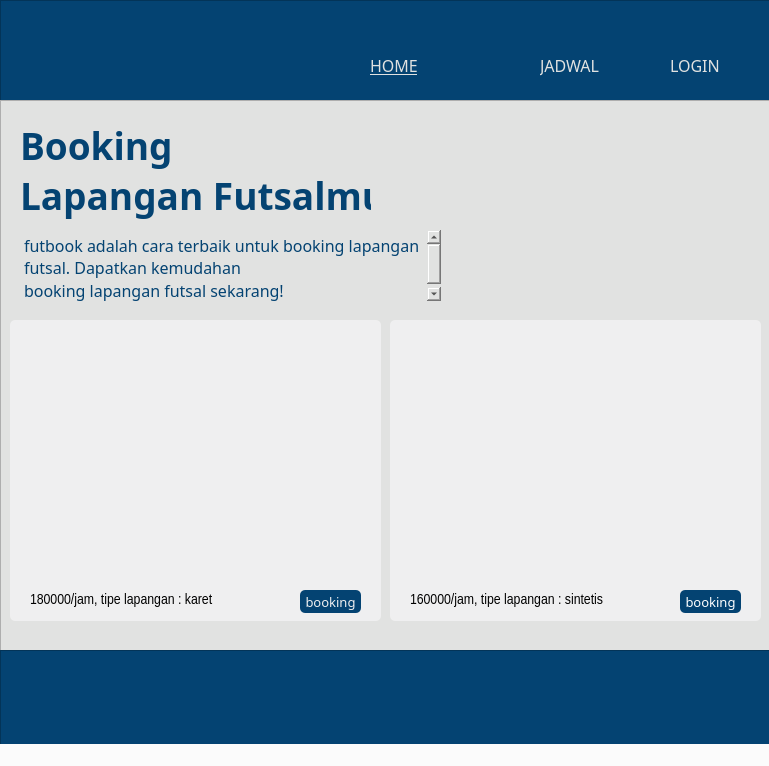
<?xml version="1.0" encoding="UTF-8"?>
<ui version="4.0">
 <class>footbook</class>
 <widget class="QMainWindow" name="footbook">
  <property name="geometry">
   <rect>
    <x>0</x>
    <y>0</y>
    <width>769</width>
    <height>766</height>
   </rect>
  </property>
  <property name="windowTitle">
   <string>home</string>
  </property>
  <property name="windowOpacity">
   <double>1.000000000000000</double>
  </property>
  <property name="layoutDirection">
   <enum>Qt::LeftToRight</enum>
  </property>
  <property name="autoFillBackground">
   <bool>false</bool>
  </property>
  <property name="styleSheet">
   <string notr="true">background-color: rgb(251, 251, 251);
</string>
  </property>
  <property name="dockNestingEnabled">
   <bool>false</bool>
  </property>
  <widget class="QWidget" name="centralwidget">
   <widget class="QFrame" name="frameheader">
    <property name="geometry">
     <rect>
      <x>0</x>
      <y>0</y>
      <width>791</width>
      <height>101</height>
     </rect>
    </property>
    <property name="styleSheet">
     <string notr="true">background-color: rgb(4, 67, 114);</string>
    </property>
    <property name="frameShape">
     <enum>QFrame::StyledPanel</enum>
    </property>
    <property name="frameShadow">
     <enum>QFrame::Raised</enum>
    </property>
    <widget class="QLabel" name="home">
     <property name="geometry">
      <rect>
       <x>370</x>
       <y>50</y>
       <width>51</width>
       <height>31</height>
      </rect>
     </property>
     <property name="font">
      <font>
       <family>Arial Rounded MT Bold</family>
       <pointsize>12</pointsize>
       <weight>50</weight>
       <bold>false</bold>
       <underline>true</underline>
      </font>
     </property>
     <property name="styleSheet">
      <string notr="true">color: rgb(225, 226, 225);</string>
     </property>
     <property name="text">
      <string>HOME</string>
     </property>
    </widget>
    <widget class="QLabel" name="futbooklogo">
     <property name="geometry">
      <rect>
       <x>40</x>
       <y>10</y>
       <width>71</width>
       <height>81</height>
      </rect>
     </property>
     <property name="font">
      <font>
       <pointsize>26</pointsize>
       <weight>75</weight>
       <bold>true</bold>
      </font>
     </property>
     <property name="styleSheet">
      <string notr="true">image: url(:/sorce/lg1.png);</string>
     </property>
     <property name="text">
      <string/>
     </property>
     <property name="pixmap">
      <pixmap resource="resource.qrc">:/sorce/lg1.png</pixmap>
     </property>
     <property name="scaledContents">
      <bool>true</bool>
     </property>
    </widget>
    <widget class="QLabel" name="jadwal">
     <property name="geometry">
      <rect>
       <x>540</x>
       <y>50</y>
       <width>71</width>
       <height>31</height>
      </rect>
     </property>
     <property name="font">
      <font>
       <family>Arial Rounded MT Bold</family>
       <pointsize>12</pointsize>
       <weight>50</weight>
       <bold>false</bold>
       <underline>false</underline>
      </font>
     </property>
     <property name="styleSheet">
      <string notr="true">color: rgb(225, 226, 225);</string>
     </property>
     <property name="text">
      <string>JADWAL</string>
     </property>
    </widget>
    <widget class="QLabel" name="login">
     <property name="geometry">
      <rect>
       <x>670</x>
       <y>50</y>
       <width>61</width>
       <height>31</height>
      </rect>
     </property>
     <property name="font">
      <font>
       <family>Arial Rounded MT Bold</family>
       <pointsize>12</pointsize>
       <weight>50</weight>
       <bold>false</bold>
       <underline>false</underline>
      </font>
     </property>
     <property name="styleSheet">
      <string notr="true">color: rgb(225, 226, 225);</string>
     </property>
     <property name="text">
      <string>LOGIN</string>
     </property>
    </widget>
    <widget class="QLabel" name="notif">
     <property name="geometry">
      <rect>
       <x>460</x>
       <y>60</y>
       <width>31</width>
       <height>21</height>
      </rect>
     </property>
     <property name="font">
      <font>
       <family>Arial Rounded MT Bold</family>
       <pointsize>12</pointsize>
       <weight>50</weight>
       <bold>false</bold>
       <underline>false</underline>
      </font>
     </property>
     <property name="styleSheet">
      <string notr="true">image: url(:/sorce/bell.png);</string>
     </property>
     <property name="text">
      <string/>
     </property>
    </widget>
   </widget>
   <widget class="QFrame" name="framebody">
    <property name="geometry">
     <rect>
      <x>0</x>
      <y>100</y>
      <width>791</width>
      <height>551</height>
     </rect>
    </property>
    <property name="styleSheet">
     <string notr="true">background-color: rgb(225, 226, 225);</string>
    </property>
    <property name="frameShape">
     <enum>QFrame::StyledPanel</enum>
    </property>
    <property name="frameShadow">
     <enum>QFrame::Raised</enum>
    </property>
    <widget class="QFrame" name="fcontent2">
     <property name="geometry">
      <rect>
       <x>390</x>
       <y>220</y>
       <width>371</width>
       <height>301</height>
      </rect>
     </property>
     <property name="styleSheet">
      <string notr="true">background-color: rgb(239, 239, 240);
border-radius:5px;</string>
     </property>
     <property name="frameShape">
      <enum>QFrame::StyledPanel</enum>
     </property>
     <property name="frameShadow">
      <enum>QFrame::Raised</enum>
     </property>
     <widget class="QLabel" name="pict2">
      <property name="geometry">
       <rect>
        <x>20</x>
        <y>30</y>
        <width>331</width>
        <height>231</height>
       </rect>
      </property>
      <property name="styleSheet">
       <string notr="true">background-image: url(:/sorce/lp1.jpg);</string>
      </property>
      <property name="text">
       <string/>
      </property>
      <property name="pixmap">
       <pixmap resource="resource.qrc">:/sorce/lp1.jpg</pixmap>
      </property>
      <property name="scaledContents">
       <bool>true</bool>
      </property>
     </widget>
     <widget class="QPushButton" name="book2">
      <property name="geometry">
       <rect>
        <x>290</x>
        <y>270</y>
        <width>61</width>
        <height>23</height>
       </rect>
      </property>
      <property name="font">
       <font>
        <family>Arial Rounded MT Bold</family>
        <pointsize>10</pointsize>
       </font>
      </property>
      <property name="styleSheet">
       <string notr="true">background-color: rgb(4, 67, 114);
color: rgb(255, 255, 255);
border-radius:5px;</string>
      </property>
      <property name="text">
       <string>booking</string>
      </property>
      <property name="flat">
       <bool>false</bool>
      </property>
     </widget>
     <widget class="QLabel" name="desbook2">
      <property name="geometry">
       <rect>
        <x>20</x>
        <y>270</y>
        <width>211</width>
        <height>21</height>
       </rect>
      </property>
      <property name="font">
       <font>
        <family>Arial Narrow</family>
        <pointsize>11</pointsize>
       </font>
      </property>
      <property name="text">
       <string>160000/jam, tipe lapangan : sintetis</string>
      </property>
     </widget>
    </widget>
    <widget class="QFrame" name="fcontent1">
     <property name="geometry">
      <rect>
       <x>10</x>
       <y>220</y>
       <width>371</width>
       <height>301</height>
      </rect>
     </property>
     <property name="styleSheet">
      <string notr="true">background-color: rgb(239, 239, 240);
border-radius:5px;</string>
     </property>
     <property name="frameShape">
      <enum>QFrame::NoFrame</enum>
     </property>
     <property name="frameShadow">
      <enum>QFrame::Raised</enum>
     </property>
     <widget class="QLabel" name="pict1">
      <property name="geometry">
       <rect>
        <x>20</x>
        <y>30</y>
        <width>331</width>
        <height>231</height>
       </rect>
      </property>
      <property name="styleSheet">
       <string notr="true">background-image: url(:/sorce/lp2.jpg);</string>
      </property>
      <property name="text">
       <string/>
      </property>
      <property name="pixmap">
       <pixmap resource="resource.qrc">:/sorce/lp2.jpg</pixmap>
      </property>
      <property name="scaledContents">
       <bool>true</bool>
      </property>
     </widget>
     <widget class="QPushButton" name="book1">
      <property name="geometry">
       <rect>
        <x>290</x>
        <y>270</y>
        <width>61</width>
        <height>23</height>
       </rect>
      </property>
      <property name="font">
       <font>
        <family>Arial Rounded MT Bold</family>
        <pointsize>10</pointsize>
       </font>
      </property>
      <property name="styleSheet">
       <string notr="true">background-color: rgb(4, 67, 114);
color: rgb(239, 239, 240);
border-radius:5px;</string>
      </property>
      <property name="text">
       <string>booking</string>
      </property>
      <property name="flat">
       <bool>false</bool>
      </property>
     </widget>
     <widget class="QLabel" name="desbook1">
      <property name="geometry">
       <rect>
        <x>20</x>
        <y>270</y>
        <width>211</width>
        <height>21</height>
       </rect>
      </property>
      <property name="font">
       <font>
        <family>Arial Narrow</family>
        <pointsize>11</pointsize>
       </font>
      </property>
      <property name="text">
       <string>180000/jam, tipe lapangan : karet</string>
      </property>
     </widget>
    </widget>
    <widget class="QLabel" name="opening1">
     <property name="geometry">
      <rect>
       <x>20</x>
       <y>10</y>
       <width>221</width>
       <height>71</height>
      </rect>
     </property>
     <property name="font">
      <font>
       <family>Bahnschrift SemiBold</family>
       <pointsize>28</pointsize>
       <weight>75</weight>
       <bold>true</bold>
       <underline>false</underline>
      </font>
     </property>
     <property name="styleSheet">
      <string notr="true">color: rgb(4, 67, 114);</string>
     </property>
     <property name="text">
      <string>Booking </string>
     </property>
    </widget>
    <widget class="QLabel" name="opening2">
     <property name="geometry">
      <rect>
       <x>20</x>
       <y>70</y>
       <width>351</width>
       <height>51</height>
      </rect>
     </property>
     <property name="font">
      <font>
       <family>Bahnschrift SemiBold</family>
       <pointsize>28</pointsize>
       <weight>75</weight>
       <bold>true</bold>
       <underline>false</underline>
      </font>
     </property>
     <property name="styleSheet">
      <string notr="true">color: rgb(4, 67, 114);</string>
     </property>
     <property name="text">
      <string>Lapangan Futsalmu</string>
     </property>
    </widget>
    <widget class="QTextBrowser" name="desopening">
     <property name="geometry">
      <rect>
       <x>20</x>
       <y>130</y>
       <width>421</width>
       <height>71</height>
      </rect>
     </property>
     <property name="font">
      <font>
       <family>Bahnschrift Light</family>
       <pointsize>12</pointsize>
      </font>
     </property>
     <property name="styleSheet">
      <string notr="true">color: rgb(4, 67, 114);</string>
     </property>
     <property name="frameShape">
      <enum>QFrame::NoFrame</enum>
     </property>
     <property name="html">
      <string>&lt;!DOCTYPE HTML PUBLIC &quot;-//W3C//DTD HTML 4.0//EN&quot; &quot;http://www.w3.org/TR/REC-html40/strict.dtd&quot;&gt;
&lt;html&gt;&lt;head&gt;&lt;meta name=&quot;qrichtext&quot; content=&quot;1&quot; /&gt;&lt;style type=&quot;text/css&quot;&gt;
p, li { white-space: pre-wrap; }
&lt;/style&gt;&lt;/head&gt;&lt;body style=&quot; font-family:'Bahnschrift Light'; font-size:12pt; font-weight:400; font-style:normal;&quot;&gt;
&lt;p style=&quot; margin-top:0px; margin-bottom:0px; margin-left:0px; margin-right:0px; -qt-block-indent:0; text-indent:0px;&quot;&gt;&lt;span style=&quot; font-family:'MS Shell Dlg 2';&quot;&gt;futbook adalah cara terbaik untuk booking lapangan futsal. Dapatkan kemudahan &lt;/span&gt;&lt;/p&gt;
&lt;p style=&quot; margin-top:0px; margin-bottom:0px; margin-left:0px; margin-right:0px; -qt-block-indent:0; text-indent:0px;&quot;&gt;&lt;span style=&quot; font-family:'MS Shell Dlg 2';&quot;&gt;booking lapangan futsal sekarang!&lt;/span&gt;&lt;/p&gt;&lt;/body&gt;&lt;/html&gt;</string>
     </property>
    </widget>
   </widget>
   <widget class="QFrame" name="framefooter">
    <property name="geometry">
     <rect>
      <x>0</x>
      <y>650</y>
      <width>791</width>
      <height>201</height>
     </rect>
    </property>
    <property name="styleSheet">
     <string notr="true">background-color: rgb(4, 67, 114);</string>
    </property>
    <property name="frameShape">
     <enum>QFrame::StyledPanel</enum>
    </property>
    <property name="frameShadow">
     <enum>QFrame::Raised</enum>
    </property>
   </widget>
  </widget>
  <widget class="QStatusBar" name="statusbar"/>
 </widget>
 <resources>
  <include location="resource.qrc"/>
 </resources>
 <connections/>
</ui>
